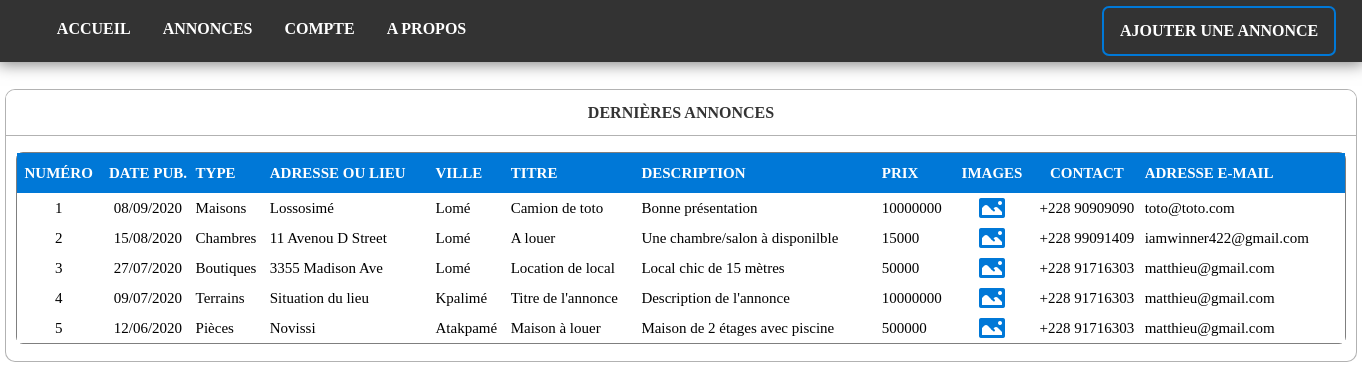
Page /annonces.php on the committed database.
### tables this page shows
CREATE TABLE `annonces` (
  `num_ann` int(11) NOT NULL,
  `titre_ann` varchar(75) NOT NULL,
  `desc_ann` varchar(255) NOT NULL,
  `prix_ann` float NOT NULL,
  `lieu_ann` varchar(155) NOT NULL,
  `date_ann` varchar(10) NOT NULL,
  `num_ville` int(11) NOT NULL,
  `num_user` int(11) NOT NULL,
  `num_type` int(11) NOT NULL
);

CREATE TABLE `type_immob` (
  `num_type` int(11) NOT NULL,
  `libelle_type` varchar(100) NOT NULL
);

CREATE TABLE `villes` (
  `num_ville` int(11) NOT NULL,
  `nom_ville` varchar(70) NOT NULL
);

CREATE TABLE `utilisateurs` (
  `num_user` int(11) NOT NULL,
  `prenoms_user` varchar(100) NOT NULL,
  `nom_user` varchar(75) NOT NULL,
  `num_tel` varchar(8) NOT NULL,
  `adr_mail` varchar(150) NOT NULL,
  `password` text NOT NULL
);

### annonces.php (the view, shortened to what this page needs)
<?php
    $pdo = new PDO('mysql:host=localhost; dbname=immobilier', 'root', '', array(PDO::MYSQL_ATTR_INIT_COMMAND => 'SET NAMES utf8'));
    $requeteAnnonce = $pdo->prepare("SELECT * FROM `annonces` ORDER BY `num_ann` DESC");
    $requeteAnnonce->execute();
    $listeAnnonce = $requeteAnnonce->fetchAll();
?>
<!DOCTYPE html>
<html>
    <head>
        <link rel="stylesheet" href="css/accueil.css"/>
        <link rel="stylesheet" type="text/css" href="css/annonces.css"/>
    </head>
    <body>
        <?php
            include("header.php");
        ?>
        <div id="corps">
            <div id="liste">
            <p class="title">Dernières annonces</p>
            <table class="tble" cellpadding="0" cellspacing="0" border="0" id="t1">
                <tr class="entet">
                    <td align="center">Numéro</td>
                    <td align="center">Date pub.</td>
                    <td>Type</td>
                    <td>Adresse ou Lieu</td>
                    <td>Ville</td>
                    <td>Titre</td>
                    <td>Description</td>
                    <td>Prix</td>
                    <td align="center">Images</td>
                    <td align="center">Contact</td>
                    <td>Adresse E-mail</td>
                </tr>
                <?php
                  if (isset($_GET['type']) AND $_GET['type'] == "Autres") {
                        $i = 1;
                        foreach ($tabListe as $listeAnnonce) {
                            foreach ($listeAnnonce as $annonce) {
                                $num_user = $annonce['num_user'];
                                $num_type = $annonce['num_type'];
                                $num_ville = $annonce['num_ville'];
                                $rInfos = $pdo->prepare("SELECT `num_tel`, `adr_mail` FROM `utilisateurs` WHERE `num_user` = ?");
                                $rInfos->execute(array($num_user));
                                $infos = $rInfos->fetch();
                                $numero = $infos['num_tel'];
                                $adresse = $infos['adr_mail'];
                                $rType = $pdo->prepare("SELECT `libelle_type` FROM `type_immob` WHERE `num_type` = ?");
                                $rType->execute(array($num_type));
                                $type = $rType->fetch();
                                $libelle_type = $type['libelle_type'];
                                $rVille = $pdo->prepare("SELECT `nom_ville` FROM `villes` WHERE `num_ville` = ?");
                                $rVille->execute(array($num_ville));
                                $ville = $rVille->fetch();
                                $nom_ville = $ville['nom_ville'];
                                echo "
                                    <tr class='infos'>
                                        <td align='center'>".$i."</td>
                                        <td align='center'>".$annonce['date_ann']."</td>
                                        <td>".$libelle_type."</td>
                                        <td>".$annonce['lieu_ann']."</td>
                                        <td>".$nom_ville."</td>
                                        <td>".$annonce['titre_ann']."</td>
                                        <td>".$annonce['desc_ann']."</td>
                                        <td>".$annonce['prix_ann']."</td>
                                        <td align='center'><a href='images.php?num_ann=".$annonce['num_ann']."'><img src='img/picture_30px.png' alt='image' id='img'/><a></td>
                                        <td align='center'>".$numero."</a></td>
                                        <td>".$adresse."</td>
                                    </tr>";
                            }
                            $i++;
                        }
                    }else{
                          $i = 1;
                        foreach ($listeAnnonce as $annonce) {
                            $num_user = $annonce['num_user'];
                            $num_type = $annonce['num_type'];
                            $num_ville = $annonce['num_ville'];
                            $rInfos = $pdo->prepare("SELECT `num_tel`, `adr_mail` FROM `utilisateurs` WHERE `num_user` = ?");
                            $rInfos->execute(array($num_user));
                            $infos = $rInfos->fetch();
                            $numero = $infos['num_tel'];
                            $adresse = $infos['adr_mail'];
                            $rType = $pdo->prepare("SELECT `libelle_type` FROM `type_immob` WHERE `num_type` = ?");
                            $rType->execute(array($num_type));
                            $type = $rType->fetch();
                            $libelle_type = $type['libelle_type'];
                            $rVille = $pdo->prepare("SELECT `nom_ville` FROM `villes` WHERE `num_ville` = ?");
                            $rVille->execute(array($num_ville));
                            $ville = $rVille->fetch();
                            $nom_ville = $ville['nom_ville'];
                            echo "
                                <tr class='infos'>
                                    <td align='center'>".$i."</td>
                                    <td align='center'>".$annonce['date_ann']."</td>
                                    <td>".$libelle_type."</td>
                                    <td>".$annonce['lieu_ann']."</td>
                                    <td>".$nom_ville."</td>
                                    <td>".$annonce['titre_ann']."</td>
                                    <td>".$annonce['desc_ann']."</td>
                                    <td>".$annonce['prix_ann']."</td>
                                    <td align='center'><a href='images.php?num_ann=".$annonce['num_ann']."'><img src='img/picture_30px.png' alt='image' id='img'/><a></td>
                                    <td align='center'>+228 ".$numero."</td>
                                    <td>".$adresse."</td>
                                </tr>";
                            $i++;
                        }
                    }
                ?>
            </table>
            </div>
        </div>
    </body>
</html>

### header.php (shortened to what this page needs)
<header class="entete">
     <nav class="menu">
         <ul>
             <li><a href="index.php">Accueil</a></li>
             <li class="dropdown">
                 <a href="annonces.php" class="dropbtn">Annonces</a>
             </li>
             <li class="dropdown" id="noconnect">
                 <a href="#" class="dropbtn">Compte</a>
             </li>
             <li><a href="about.php">A propos</a></li>
             <li id="nAnnonce"><a href="nouvelle_annonce.php">Ajouter une annonce</a></li>
         </ul>
    </nav>
</header>

### css/accueil.css (style rules this page uses)
* { font-family: 'Segoe UI Light', 'Montserrat-Regular'; padding: 0; margin: 0; outline: 0; }
body { background-image: url('../img/outside.jpg'); background-size: cover; background-attachment: scroll; }
.menu { box-shadow: 0 0 15px 2px rgba(0,0,0,.5); padding: 6px; overflow: hidden; background-color: #333; width: auto; padding-left: 3%; }
.menu ul { list-style-type: none; margin: 0; padding: 0; }
.menu li { float: left; }
.menu li a, .dropbtn { display: block; color: white; font-weight: bold; text-transform: uppercase; text-align: left; padding: 14px 16px; text-decoration: none; }
#nAnnonce { border-radius: 7px; float: right; margin-right: 1.5%; border: 2px solid #0078d7; }

### css/annonces.css (style rules this page uses)
#t1 { font-size: 15px; width: 1330px; text-align: left; margin-left: auto; margin-right: auto; }
.entet { color: white; background-color: #0078d7; border: solid rgba(0,0,0,.3); height: 40px; text-align: left; font-weight: bold; text-transform: uppercase; }
.tble { border: 1px solid rgba(0,0,0,.5); margin: 1.2% 2%; height: auto; border-radius: 7px; }
.infos { background-color: rgb(255,255,255); color: black; border: solid rgba(0,0,0,.3); height: auto; margin-top: 2%; }
#liste { width: 1350px; background-color: white; overflow: auto; margin-top: 2%; margin-bottom: 2%; border-radius: 10px; display: block; overflow: auto; border: 1px solid rgba(0,0,0,.3); margin-left: auto; margin-right: auto; }
.title { padding: 1%; background-color: white; color: #333; text-align: center; text-transform: uppercase; font-weight: bold; border-bottom: 1px solid rgba(0,0,0,.3); }

### rows in the picture
annonces: date_ann "08/09/2020", type_immob.libelle_type "Maisons", lieu_ann "Lossosimé", villes.nom_ville "Lomé", titre_ann "Camion de toto", desc_ann "Bonne présentation", prix_ann "10000000", utilisateurs.num_tel "90909090", utilisateurs.adr_mail "toto@toto.com"
annonces: date_ann "15/08/2020", type_immob.libelle_type "Chambres", lieu_ann "11 Avenou D Street", villes.nom_ville "Lomé", titre_ann "A louer", desc_ann "Une chambre/salon à disponilble", prix_ann "15000", utilisateurs.num_tel "99091409", utilisateurs.adr_mail "iamwinner422@gmail.com"
annonces: date_ann "27/07/2020", type_immob.libelle_type "Boutiques", lieu_ann "3355 Madison Ave", villes.nom_ville "Lomé", titre_ann "Location de local", desc_ann "Local chic de 15 mètres", prix_ann "50000", utilisateurs.num_tel "91716303", utilisateurs.adr_mail "matthieu@gmail.com"
annonces: date_ann "09/07/2020", type_immob.libelle_type "Terrains", lieu_ann "Situation du lieu", villes.nom_ville "Kpalimé", titre_ann "Titre de l'annonce", desc_ann "Description de l'annonce", prix_ann "10000000", utilisateurs.num_tel "91716303", utilisateurs.adr_mail "matthieu@gmail.com"
annonces: date_ann "12/06/2020", type_immob.libelle_type "Pièces", lieu_ann "Novissi", villes.nom_ville "Atakpamé", titre_ann "Maison à louer", desc_ann "Maison de 2 étages avec piscine", prix_ann "500000", utilisateurs.num_tel "91716303", utilisateurs.adr_mail "matthieu@gmail.com"
